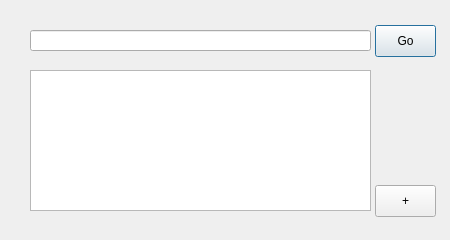
<?xml version="1.0" encoding="UTF-8"?>
<ui version="4.0">
 <class>launchpadDialog</class>
 <widget class="QDialog" name="launchpadDialog">
  <property name="geometry">
   <rect>
    <x>0</x>
    <y>0</y>
    <width>450</width>
    <height>240</height>
   </rect>
  </property>
  <property name="windowTitle">
   <string>Launchpad</string>
  </property>
  <widget class="SearchLineEdit" name="searchLineEdit">
   <property name="geometry">
    <rect>
     <x>30</x>
     <y>30</y>
     <width>341</width>
     <height>21</height>
    </rect>
   </property>
  </widget>
  <widget class="ActionListWidget" name="actionListWidget">
   <property name="geometry">
    <rect>
     <x>30</x>
     <y>70</y>
     <width>341</width>
     <height>141</height>
    </rect>
   </property>
  </widget>
  <widget class="QPushButton" name="addButton">
   <property name="geometry">
    <rect>
     <x>375</x>
     <y>185</y>
     <width>61</width>
     <height>32</height>
    </rect>
   </property>
   <property name="text">
    <string>+</string>
   </property>
   <property name="autoDefault">
    <bool>false</bool>
   </property>
  </widget>
  <widget class="QPushButton" name="goButton">
   <property name="geometry">
    <rect>
     <x>375</x>
     <y>25</y>
     <width>61</width>
     <height>32</height>
    </rect>
   </property>
   <property name="text">
    <string>Go</string>
   </property>
   <property name="autoDefault">
    <bool>false</bool>
   </property>
   <property name="default">
    <bool>true</bool>
   </property>
  </widget>
 </widget>
 <customwidgets>
  <customwidget>
   <class>SearchLineEdit</class>
   <extends>QLineEdit</extends>
   <header>searchLineEdit</header>
  </customwidget>
  <customwidget>
   <class>ActionListWidget</class>
   <extends>QListWidget</extends>
   <header>actionListWidget</header>
  </customwidget>
 </customwidgets>
 <resources/>
 <connections/>
</ui>
